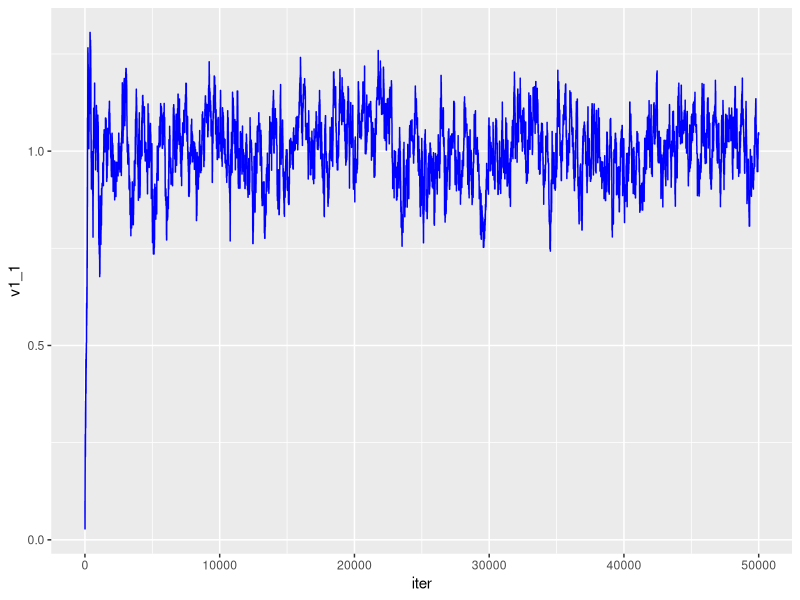
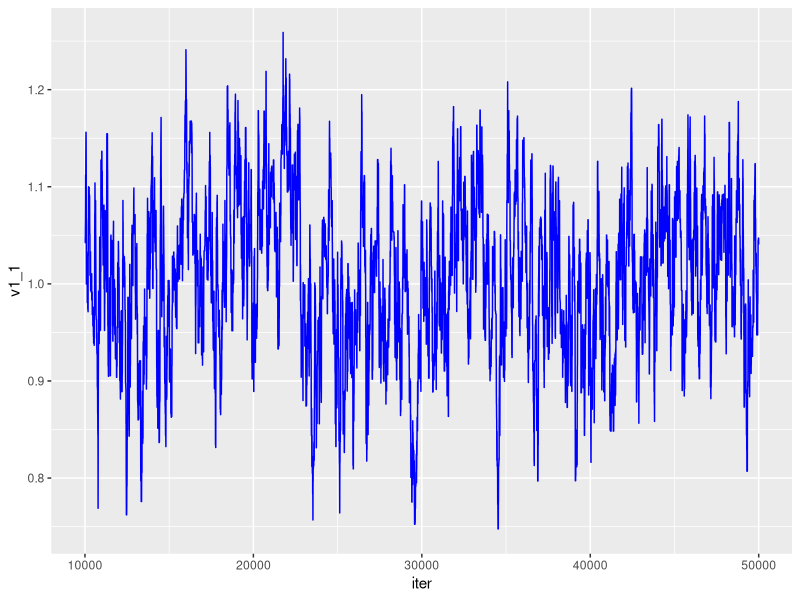
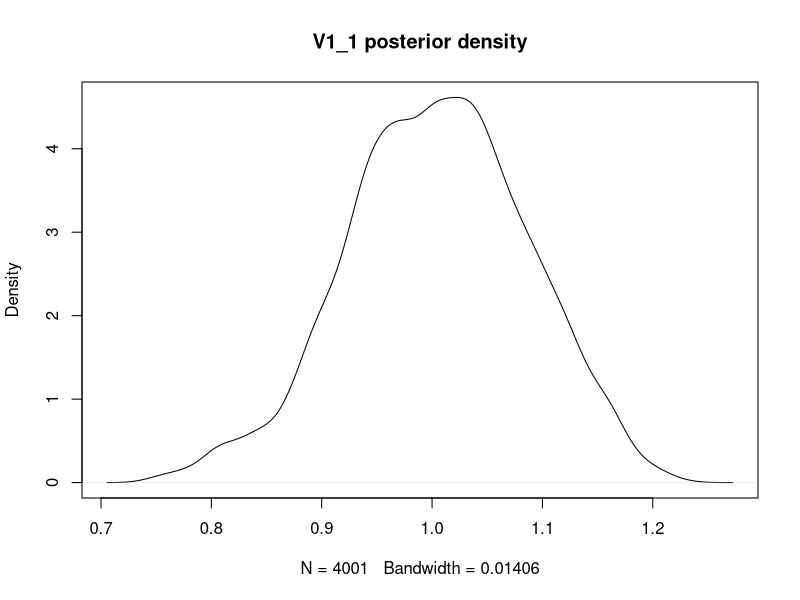

The R script that drew these images, in order:
## ---- chunk 1
library(ggplot2) 

v1_1 = rnorm(1000,10,1) 
v1_2 = rnorm(1000,10,1) 
v1_3 = rnorm(1000,10,1) 
v2_1 = rnorm(1000,10,1) 
v2_2 = rnorm(1000,10,1) 
v2_3 = rnorm(1000,10,1) 
U       = rnorm(1000,0,3) 
Y       = v1_1 + v1_2 + v1_3 + v2_1 + v2_2 + v2_3 + U 

get_prior <- function(param){ 
  c11_prior = dnorm(param[1], 0.5,5, log = T) 
  c12_prior = dnorm(param[2], 0.5,5, log = T) 
  c13_prior = dnorm(param[3], 0.5,5, log = T) 
  c21_prior = dnorm(param[4], 0.5,5, log = T) 
  c22_prior = dnorm(param[5], 0.5,5, log = T) 
  c23_prior = dnorm(param[6], 0.5,5, log = T) 
  sdprior   = dnorm(param[7], 0.5,5, log = T) 
  return(c11_prior+c12_prior+c13_prior+c21_prior+c22_prior+c23_prior+sdprior) 
  
} 

get_likelihood <- function(param){ 
  pred  = param[1]*v1_1 + param[2]*v1_2 + param[3]*v1_3 + param[4]*v2_1 + param[5]*v2_2 + param[6]*v2_3 
  likelihood_per_observation = dnorm(Y, mean = pred, sd = param[7], log = T) 
  sumll                      = sum(likelihood_per_observation) 
  return(sumll)    
} 

get_posterior <- function(param){ 
  return_value = get_likelihood(param) + get_prior(param) 
  return (return_value) 
} 

get_proposalfunction <- function(param){ 
  return(rnorm(7,mean = param, sd= c(.028,.028,.028,.028,.028,.028,.028))) 
} 

MetropolisHastings_MCMC <- function(start_, iter_){ 
  chain_values     = array(dim = c(iter_+1,7)) 
  chain_values[1,] = start_ 
  for (i in 1:iter_){ 
    proposal = get_proposalfunction(chain_values[i,]) 
    probs    = exp(get_posterior(proposal) - get_posterior(chain_values[i,])) 
    if (is.nan(probs)){ 
      probs = 0 
    } 
    
    random_value = runif(1) 
    if (random_value < probs){ 
      chain_values[i+1,] = proposal 
    }else{ 
      chain_values[i+1,] = chain_values[i,] 
    } 
  } 
  return(chain_values) 
} 

startvalue        = c(0.1,0.1,0.1,0.1,0.1,0.1,10) 
chain_values      = MetropolisHastings_MCMC(startvalue, 50000) 

data           = data.frame(chain_values) 
colnames(data) = c("v1_1","v1_2","v1_3","v2_1","v2_2","v2_3","sd") 
data$iter      = seq.int(nrow(data)) 

ggplot(data=data,aes(x=iter, y=v1_1)) + geom_line(color="blue") 
## ---- chunk 2
data           = data[10000:50000,] 
data           = data[seq(1, dim(data)[1], by = 5),]
ggplot(data=data,aes(x=iter, y=v1_1)) + geom_line(color="blue") 
## ---- chunk 3
seqs           = seq(1,nrow(data),2) 
plot(density(data[seqs,"v1_1"]),main="V1_1 posterior density") 
## ---- chunk 4

## ---- chunk 5

## ---- chunk 6
